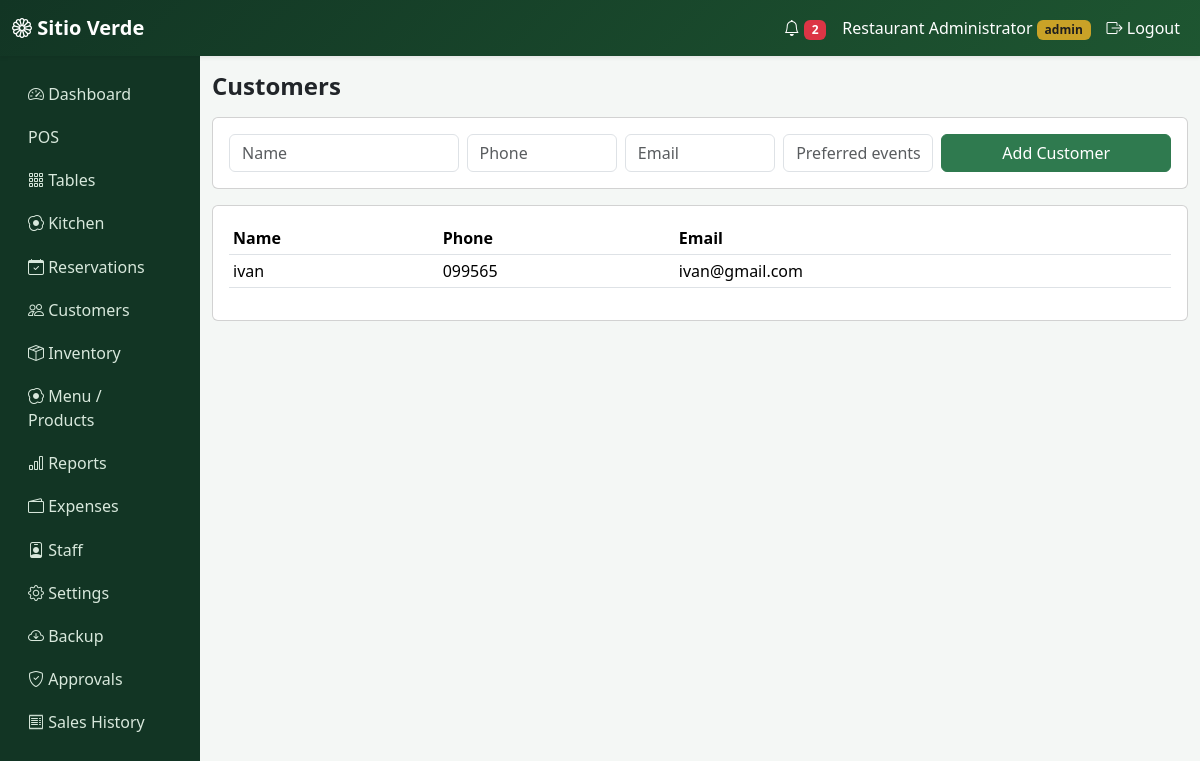
The page /customers/ (signed in) on the database its author committed.
### app/models.py (models this page shows)
class User(db.Model, UserMixin):
    id = db.Column(db.Integer, primary_key=True)
    username = db.Column(db.String(64), unique=True, nullable=False)
    password_hash = db.Column(db.String(256), nullable=False)
    role = db.Column(db.String(20), default="staff", nullable=False)  # admin | staff
    name = db.Column(db.String(120))
    active = db.Column(db.Boolean, default=True)
    created_at = db.Column(db.DateTime, default=datetime.utcnow)
    def is_admin(self):
        return self.role == "admin"

class Customer(db.Model):
    id = db.Column(db.Integer, primary_key=True)
    name = db.Column(db.String(120), nullable=False)
    phone = db.Column(db.String(20))
    email = db.Column(db.String(120))
    preferred_events = db.Column(db.String(200))
    notes = db.Column(db.Text)
    created_at = db.Column(db.DateTime, default=datetime.utcnow)
    sales = db.relationship("Sale", backref="customer", lazy=True)
    reservations = db.relationship("Reservation", backref="customer", lazy=True)

### app/customers/routes.py (the view)
@customers.route("/")
@login_required
def list_customers():
    items = Customer.query.order_by(Customer.name).all()
    return render_template("customers/list.html", items=items)

### app/notifications/helpers.py (called while the page is built)
def unread_notification_count():
    return Notification.query.filter_by(is_read=False).count()

### app/templates/customers/list.html (shortened to what this page needs)
{% extends "base.html" %}
{% block content %}
<h4 class="fw-bold mb-3">Customers</h4>
<div class="card p-3 mb-3">
<form method="POST" action="{{ url_for('customers.add_customer') }}" class="row g-2">
  <div class="col-md-3"><input type="text" name="name" class="form-control" placeholder="Name" required></div>
  <div class="col-md-2"><input type="text" name="phone" class="form-control" placeholder="Phone"></div>
  <div class="col-md-2"><input type="email" name="email" class="form-control" placeholder="Email"></div>
  <div class="col-md-2"><input type="text" name="preferred_events" class="form-control" placeholder="Preferred events"></div>
  <div class="col-md-3"><button class="btn btn-sv w-100">Add Customer</button></div>
</form>
</div>
<div class="card p-3">
<table class="table table-sm table-hover">
  <thead><tr><th>Name</th><th>Phone</th><th>Email</th></tr></thead>
  <tbody>
  {% for c in items %}
    <tr onclick="window.location='{{ url_for('customers.detail', id=c.id) }}'" style="cursor:pointer"><td>{{ c.name }}</td><td>{{ c.phone }}</td><td>{{ c.email }}</td></tr>
  {% endfor %}
  </tbody>
</table>
</div>
{% endblock %}

### app/templates/base.html (shortened to what this page needs)
<!DOCTYPE html>
<html lang="en">
<head>
  <link href="https://cdn.jsdelivr.net/npm/bootstrap@5.3.3/dist/css/bootstrap.min.css" rel="stylesheet">
  <link href="https://cdn.jsdelivr.net/npm/bootstrap-icons@1.11.3/font/bootstrap-icons.css" rel="stylesheet">
  <link href="{{ url_for('static', filename='css/style.css') }}" rel="stylesheet">
</head>
<body>
{% if current_user.is_authenticated %}
<nav class="navbar navbar-expand-lg navbar-sv shadow-sm">
  <div class="container-fluid">
    <a class="navbar-brand fw-bold" href="{{ url_for('main.dashboard') }}"><i class="bi bi-flower1"></i> Sitio Verde</a>
    <div class="collapse navbar-collapse" id="nav1">
      <ul class="navbar-nav ms-auto align-items-lg-center">
        <li class="nav-item">
          <a class="nav-link" href="{{ url_for('notifications.list_notifications') }}">
            <i class="bi bi-bell"></i>
            {% if unread_notifications %}<span class="badge bg-danger">{{ unread_notifications }}</span>{% endif %}
          </a>
        </li>
        <li class="nav-item"><span class="nav-link">{{ current_user.name or current_user.username }} <small class="badge badge-sv">{{ current_user.role }}</small></span></li>
        <li class="nav-item"><a class="nav-link" href="{{ url_for('auth.logout') }}"><i class="bi bi-box-arrow-right"></i> Logout</a></li>
      </ul>
    </div>
  </div>
</nav>
<div class="container-fluid">
  <div class="row">
    <div class="col-lg-2 sidebar py-3 d-none d-lg-block">
      <a href="{{ url_for('main.dashboard') }}"><i class="bi bi-speedometer2"></i> Dashboard</a>
      <a href="{{ url_for('pos.index') }}"> POS</a>
      <a href="{{ url_for('tables_bp.layout') }}"><i class="bi bi-grid-3x3-gap"></i> Tables</a>
      <a href="{{ url_for('kitchen.queue') }}"><i class="bi bi-egg-fried"></i> Kitchen</a>
      <a href="{{ url_for('reservations.list_reservations') }}"><i class="bi bi-calendar-check"></i> Reservations</a>
      <a href="{{ url_for('customers.list_customers') }}"><i class="bi bi-people"></i> Customers</a>
      {% if current_user.is_admin() %}
      <a href="{{ url_for('inventory.list_items') }}"><i class="bi bi-box-seam"></i> Inventory</a>
      <a href="{{ url_for('admin.products') }}"><i class="bi bi-egg-fried"></i> Menu / Products</a>
      <a href="{{ url_for('reports.index') }}"><i class="bi bi-bar-chart"></i> Reports</a>
      <a href="{{ url_for('expenses.list_expenses') }}"><i class="bi bi-wallet2"></i> Expenses</a>
      <a href="{{ url_for('admin.users') }}"><i class="bi bi-person-badge"></i> Staff</a>
      <a href="{{ url_for('admin.settings') }}"><i class="bi bi-gear"></i> Settings</a>
      <a href="{{ url_for('admin.backup') }}"><i class="bi bi-cloud-arrow-down"></i> Backup</a>
      <a href="{{ url_for('pos.approvals') }}"><i class="bi bi-shield-check"></i> Approvals</a>
      {% endif %}
      <a href="{{ url_for('pos.history') }}"><i class="bi bi-receipt"></i> Sales History</a>
    </div>
    <div class="col-lg-10 py-3">
      {% block content %}{% endblock %}
    </div>
  </div>
</div>
{% else %}
  {% block guest_content %}{% endblock %}
{% endif %}
</body>
</html>

### app/static/css/style.css (style rules this page uses)
:root { --sv-green-900: #123524; --sv-green-700: #1e5631; --sv-green-600: #2f7a4f; --sv-green-100: #eaf5ec; --sv-gold: #c9a227; }
body { background: #f4f7f5; font-family: 'Segoe UI', system-ui, sans-serif; }
.navbar-sv { background: linear-gradient(135deg, var(--sv-green-900), var(--sv-green-700)); }
.navbar-sv .nav-link, .navbar-sv .navbar-brand { color: #fff !important; }
.sidebar { background: var(--sv-green-900); min-height: 100vh; }
.sidebar a { color: #d8e8dc; display:block; padding: .6rem 1rem; text-decoration:none; border-radius:6px; }
.btn-sv { background: var(--sv-green-600); border-color: var(--sv-green-600); color:#fff; }
.badge-sv { background: var(--sv-gold); color:#1e1e1e; }

### rows shown on the page
User: name "Restaurant Administrator", role "admin"
Customer: name "ivan", phone "099565", email "ivan@gmail.com"

### other values the page prints
{{ unread_notifications }} "2"
